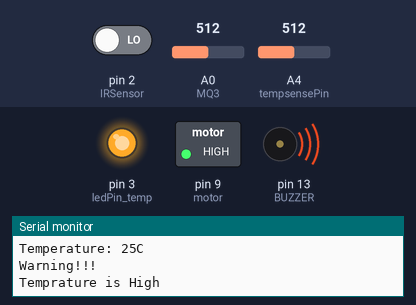
Bench run of a sketch on a simulated Arduino Uno, built with avr-gcc and run on an emulated ATmega328P. On the bench: switched loads named in the sketch (green lamp = pin HIGH), output pins drawn as LEDs (lit = HIGH), buzzer (waves = sounding, pin HIGH), the last lines printed to the serial monitor. Inputs (shaded band) come from the test bench; at power-on: A4 (tempsensePin) = 512, A0 (MQ3) = 512, pin 2 (IRSensor) LOW.

Above: at 3.3 s.
3.4 s: A4 (tempsensePin) set to 338
6.7 s: A4 (tempsensePin) set to 310
At 8.8 s:
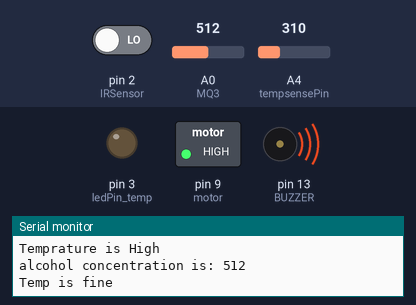
10.0 s: A0 (MQ3) set to 682
13.3 s: A0 (MQ3) set to 711
At 15.4 s:
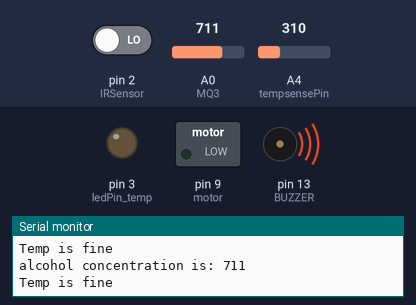
16.6 s: pin 2 (IRSensor) driven HIGH
At 20.1 s:
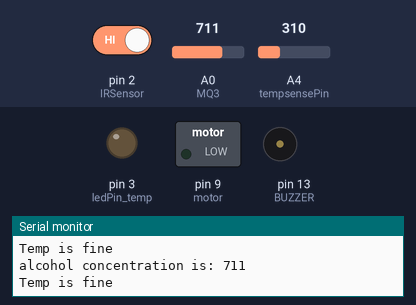
20.5 s: A0 (MQ3) set to 690
At 22.5 s:
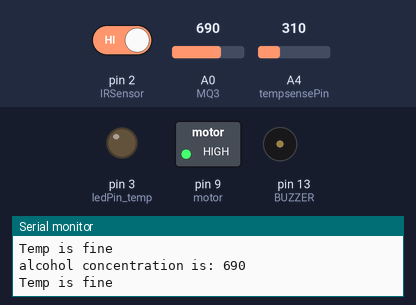
Timing chart, 0 to 24.0 s (numbered marks = the images above; inputs shaded):
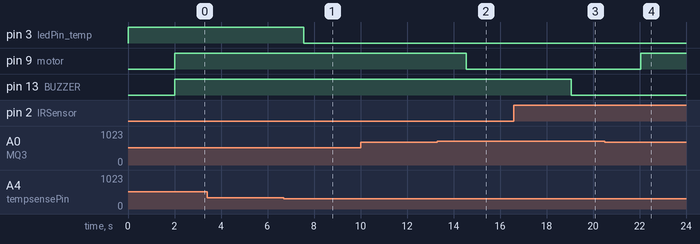

The sketch:

145._ACCIDENT_PREVENTION__DETECTION_AND_REPORTING_SYSTEM_.ino
```cpp
#include <SoftwareSerial.h>

//define for temperature sensor
int sensorInput;
int tempsensePin=A4;
int temp;
int ledPin_temp =3;
int threshold_temperature=15;

//define eye blink senaor
int IRSensor = 2;
int BUZZER = 13;

//define alcohol sensor
const int MQ3=0;
const int motor=9;
int value;


void setup() {
 Serial.begin(9600);

//setup for temperature
pinMode(tempsensePin, INPUT);
pinMode(sensorInput,INPUT);
pinMode(ledPin_temp, OUTPUT);

//setup for eye blink sensor
pinMode (IRSensor, INPUT);
pinMode (BUZZER, OUTPUT);

//setup for alcohol sensor
pinMode(MQ3, INPUT);
pinMode(motor, OUTPUT);

digitalWrite(BUZZER,LOW);
digitalWrite(motor,LOW);
digitalWrite(ledPin_temp,LOW);

}

void loop() {

 //temperature sensor detection and prevention by  red light on
  sensorInput = analogRead(A4);
  temp = sensorInput*0.048828125;

 //eye blink sensor detection
  int statusSensor = digitalRead(IRSensor);

 //alcohol sensor detection
  value= analogRead(MQ3);
  Serial.print("alcohol concentration is: ");
  Serial.println(value);

if (temp>threshold_temperature)
  {
   digitalWrite(ledPin_temp,HIGH);
   Serial.print("Temperature: ");
   Serial.print(temp);
   Serial.println("C");
   Serial.print('\n');
   Serial.print("Warning!!!");
   Serial.print('\n');
   Serial.print("Temprature is High");
   Serial.print('\n');
   delay(2000);
  }
else
  {
  digitalWrite(ledPin_temp,LOW);
  Serial.print("Temp is fine");
  Serial.print('\n');
  delay(1000);
  }
if(statusSensor == 1)
  {
    digitalWrite(BUZZER, LOW);
  }
else
{
 digitalWrite(BUZZER, HIGH);
}
if(value>700)
  {
    digitalWrite(motor,LOW);
  }
else
  {
  digitalWrite(motor,HIGH);
  }

 delay(500);

}
```

Measured:
- the behaviour switches between 328 and 327 on A4 (tempsensePin) (found by bisection; images 0 and 1)
- the behaviour switches between 700 and 701 on A0 (MQ3) (found by bisection; images 1 and 2)
- after the input at 6.7 s, pin 3 (ledPin_temp): HIGH → LOW after 0.85 s
- after the input at 13.3 s, pin 9 (motor): HIGH → LOW after 1.3 s
- after the input at 16.6 s, pin 13 (BUZZER): HIGH → LOW after 2.5 s
- after the input at 20.5 s, pin 9 (motor): LOW → HIGH after 1.6 s
